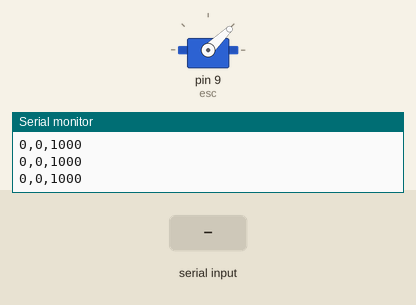
Recording of a sketch running on a simulated Arduino Uno, built with avr-gcc and run on an emulated ATmega328P. Parts: servo, the last lines printed to the serial monitor. The inputs (shaded band) are chosen by the test bench.

Above: at 6.2 s.
6.3 s: "90,45\n" received over Serial
At 7.5 s:
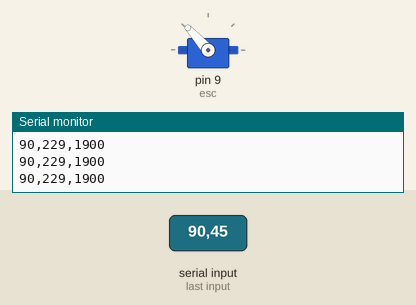
7.8 s: "30,150\n" received over Serial
At 8.8 s:
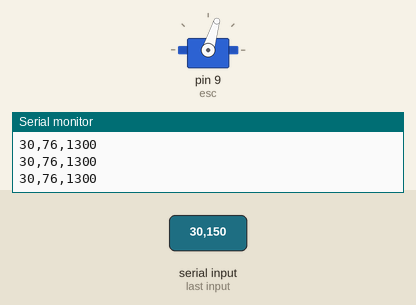
9.3 s: "90\n" received over Serial
At 10.0 s:
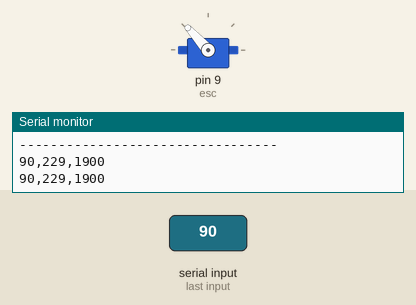
Timing chart, 0 to 12.3 s (numbered marks = the images above; inputs shaded):
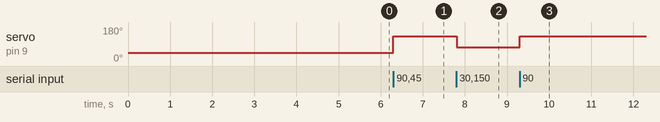

Measured:
- after the input at 6.3 s, servo on pin 9 (esc): 44° → 132° at once
- after the input at 7.8 s, servo on pin 9 (esc): 132° → 73° at once
- after the input at 9.3 s, servo on pin 9 (esc): 73° → 132° at once

The sketch:

FINAL_PLOT_AND_MONITOR.ino
```cpp
#include <Servo.h>

Servo esc;

String input = "";
int speedPercent = 0;
int pulse = 1000;
int pwmValue = 0;

unsigned long lastMonitor = 0;
unsigned long lastPlot = 0;

// Slower readable intervals
const unsigned long monitorInterval = 3000;   // every 3 sec
const unsigned long plotInterval    = 300;    // every 300 ms

void setup() {
  Serial.begin(115200);

  esc.attach(9);
  esc.writeMicroseconds(1000);   // Minimum throttle
  delay(5000);                  // ESC arming time

  Serial.println("=================================");
  Serial.println(" BLDC MOTOR CONTROL ");
  Serial.println(" Enter Speed 0 to 100 ");
  Serial.println("=================================");
}

void loop() {

  // -------- Read user input --------
  if (Serial.available()) {

    input = Serial.readStringUntil('\n');
    input.trim();

    speedPercent = input.toInt();

    if (speedPercent >= 0 && speedPercent <= 100) {

      pulse = map(speedPercent, 0, 100, 1000, 2000);
      pwmValue = map(speedPercent, 0, 100, 0, 255);

      esc.writeMicroseconds(pulse);

      Serial.println("---------------------------------");
      Serial.print("Entered Speed : ");
      Serial.print(speedPercent);
      Serial.println("%");

      Serial.print("PWM Value     : ");
      Serial.println(pwmValue);

      Serial.print("Pulse Width   : ");
      Serial.print(pulse);
      Serial.println(" us");
      Serial.println("---------------------------------");
    }

    else {
      Serial.println("Enter value between 0 and 100");
    }
  }

  // -------- Slow readable Serial Monitor output --------
  if (millis() - lastMonitor >= monitorInterval) {

    lastMonitor = millis();

    Serial.print("# Live Speed = ");
    Serial.print(speedPercent);
    Serial.print("%   PWM = ");
    Serial.print(pwmValue);
    Serial.print("   Pulse = ");
    Serial.println(pulse);
  }

  // -------- Serial Plotter numeric values --------
  if (millis() - lastPlot >= plotInterval) {

    lastPlot = millis();

    Serial.print(speedPercent);
    Serial.print(",");
    Serial.print(pwmValue);
    Serial.print(",");
    Serial.println(pulse);
  }
}
```
